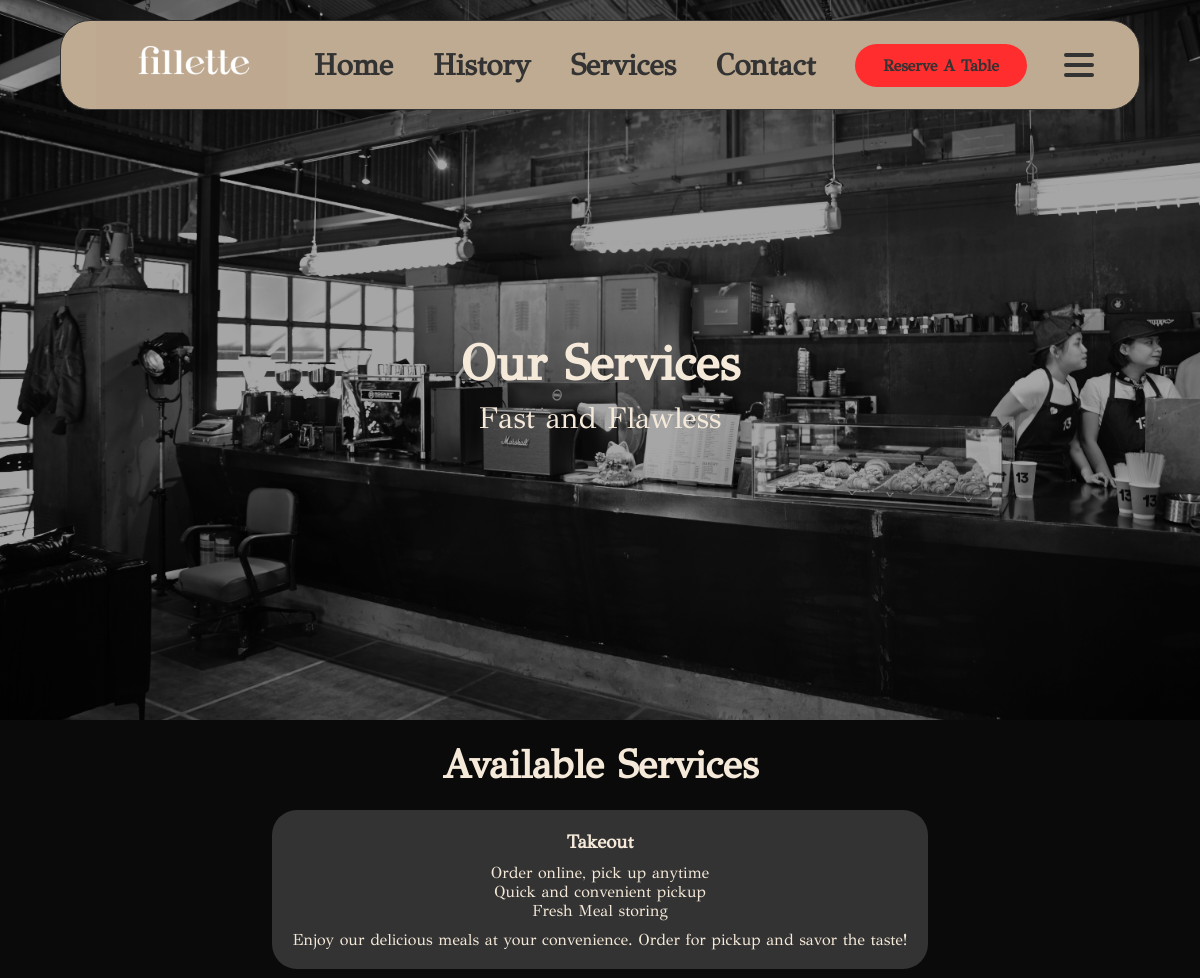
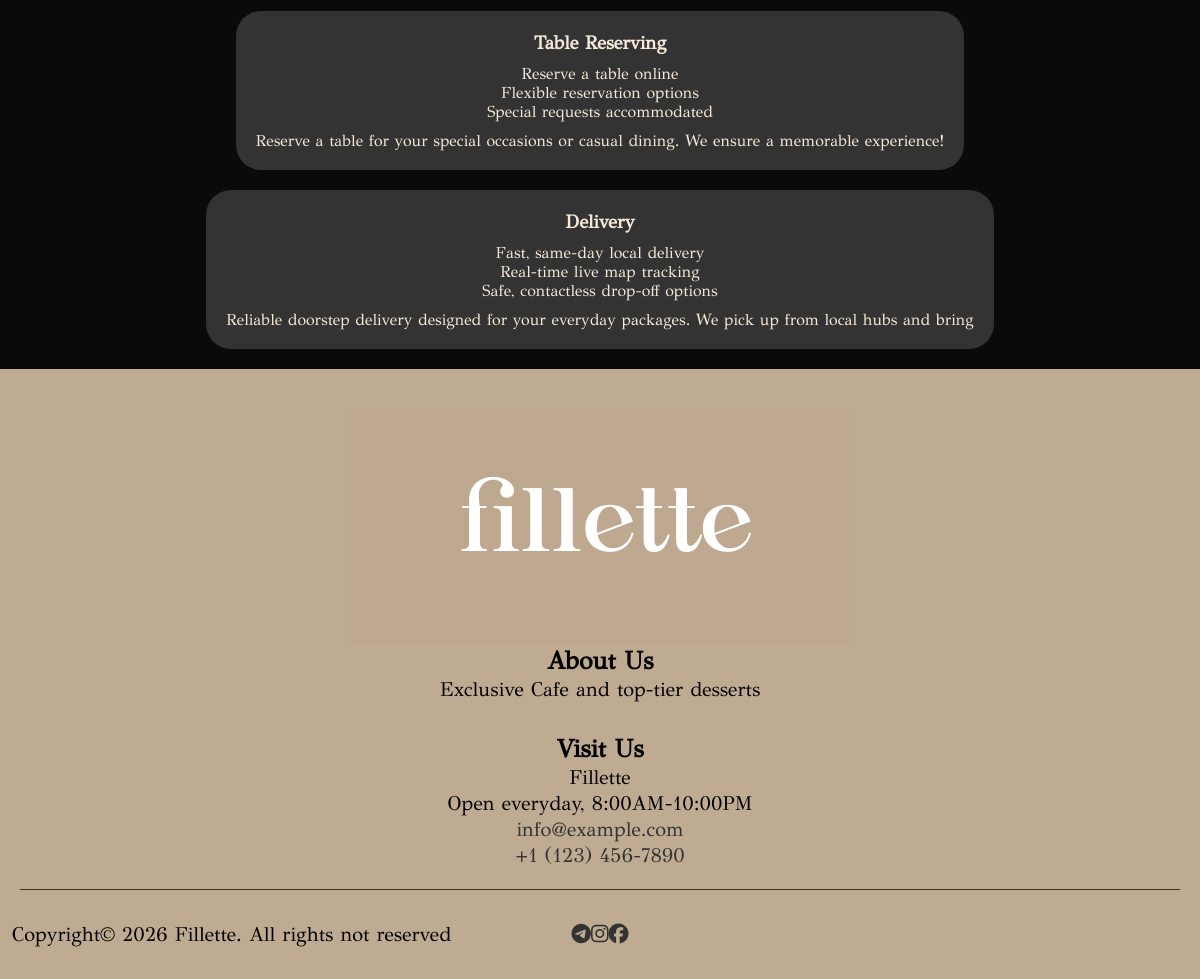
/services, run on the app's committed database (2 pictures, top to bottom).
### MainFuncts/models.py (models this page shows, shortened)
class Services(models.Model):
    name = models.CharField(max_length=100)
    feature_1 = models.CharField(max_length=80)
    feature_2 = models.CharField(max_length=80)
    feature_3 = models.CharField(max_length=80)
    description = models.TextField(max_length=200)

### MainFuncts/views.py (the view)
# urls.py: path('services', views.services, name='services'),
def services(request):
    services = Services.objects.all()
    context = {
        'services': services
    }
    return render(request, 'services.html', context)

### templates/services.html (shortened to what this page needs)
{% load static %}
<!doctype html>
<html lang="en">
  <head>
    <link rel="stylesheet" href="{% static 'css/services.css' %}" />
  </head>
  <body>
    <section class="services-hero">
      <header>
        <nav class="navbar">
          <div class="logo">
            <a href="{% url 'home' %}">
              <img
                class="logo-img"
                src="{% static 'images/logo.png' %}"
                alt="Logo"
              />
            </a>
          </div>
          <ul class="nav-links" id="nav-links-menu">
            <li><a href="{% url 'home' %}">Home</a></li>
            <li><a href="{% url 'about' %}">History</a></li>
            <li><a href="#">Services</a></li>
            <li><a href="#">Contact</a></li>
          </ul>
          <a href="#" class="reserve-btn">Reserve A Table</a>
          <button class="nav-toggle" id="nav-toggle">
            <span class="bar"></span>
          </button>
        </nav>
      </header>
      <div class="services-hero-content">
        <h1>Our Services</h1>
        <p>Fast and Flawless</p>
      </div>
    </section>
    <section class="actual-services">
      <h1>Available Services</h1>
      <div class="services-container">
        {% for service in services %}
        <div class="delivery-service">
          <h3>{{ service.name }}</h3>
          <ul>
            <li>{{ service.feature_1 }}</li>
            <li>{{ service.feature_2 }}</li>
            <li>{{ service.feature_3 }}</li>
          </ul>
          <p>{{ service.description }}</p>
        </div>
        {% endfor %}
      </div>
    </section>
    <footer class="site-footer">
      <div class="footer-container">
        <div>
          <div class="logo-footer">
            <a href="{% url 'home' %}">
              <img
                class="logo-img"
                src="{% static 'images/logo.png' %}"
                alt="Logo"
              />
            </a>
          </div>
          <div class="about-us">
            <h3>About Us</h3>
            <p>Exclusive Cafe and top-tier desserts</p>
          </div>
          <div class="visit-info">
            <h3>Visit Us</h3>
            <ul>
              <li>Fillette</li>
              <li>Open everyday, 8:00AM-10:00PM</li>
              <li><a href="mailto:info@example.com">info@example.com</a></li>
              <li><a href="tel:+11234567890">+1 (123) 456-7890</a></li>
            </ul>
          </div>
        </div>
      </div>
      <div class="bottom-footer">
        <div class="footer-content">
          <p>Copyright&copy; 2026 Fillette. All rights not reserved</p>
          <div class="footer-brand-logos">
            <a href="https://t.me/lol_wave"
              ><i class="fa-brands fa-telegram"></i
            ></a>
            <a href="https://www.instagram.com/lol_wav3"
              ><i class="fa-brands fa-instagram"></i
            ></a>
            <a href="https://www.facebook.com/lol_wav3"
              ><i class="fa-brands fa-facebook"></i
            ></a>
          </div>
        </div>
      </div>
    </footer>
  </body>
</html>

### static/css/services.css (style rules this page uses)
* { margin: 0; padding: 0; box-sizing: border-box; }
html { scroll-behavior: smooth; }
body { font-family: "Custom", sans-serif; overflow-x: hidden; }
.navbar { position: fixed; z-index: 998; top: 20px; left: 50%; transform: translateX(-50%); width: 90%; height: 90px; display: flex; align-items: center; padding: 0 35px; background: #bfab91; border-radius: 30px; border: 1px solid #333; overflow: hidden; }
.logo { flex-shrink: 0; }
.logo-img { height: 90px; display: block; }
.nav-links { list-style: none; display: flex; align-items: center; gap: 40px; margin-left: auto; }
.nav-links a { text-decoration: none; color: #333; font-size: 30px; font-weight: 600; transition: 0.25s; }
.reserve-btn { margin-left: 40px; display: inline-flex; align-items: center; justify-content: center; padding: 12px 28px; border: none; border-radius: 999px; background: #ff2d2d; color: #333; text-decoration: none; font-size: 16px; font-weight: 600; cursor: pointer; transition: 0.25s; margin-right: auto; }
.nav-toggle { background: none; border: none; cursor: pointer; padding: 10px; }
.bar { display: block; position: relative; width: 30px; height: 4px; background-color: #333; border-radius: 2px; transition: background-color 0.3s ease; }
.bar::before, .bar::after { content: ""; position: absolute; left: 0; width: 100%; height: 4px; background-color: #333; border-radius: 2px; }
.bar::before { top: -10px; }
.bar::after { bottom: -10px; }
.site-footer { background-color: #bfab91; padding: 40px 20px 20px 20px; }
.footer-container { display: flex; align-items: center; justify-content: center; border-bottom-color: #333; }
.logo-footer { position: relative; }
.logo-footer img { width: 500px; height: fit-content; }
.about-us { position: relative; text-align: center; }
.about-us h3 { font-size: 25px; }
.about-us p { font-size: 20px; font-weight: 100; }
.visit-info { margin-top: 30px; text-align: center; text-decoration: none; }
.visit-info h3 { font-size: 25px; }
.visit-info ul { list-style-type: none; font-size: 20px; }
.visit-info ul li a { color: #333; text-decoration: none; }
.bottom-footer { display: flex; height: 70px; align-items: center; justify-content: center; border-top: 1px solid #333; padding-top: 20px; margin-top: 20px; }
.footer-content { display: flex; align-items: center; font-size: 20px; }
.footer-content p { position: absolute; left: 1%; }
.footer-brand-logos { display: flex; justify-content: center; }
.footer-brand-logos a { text-decoration: none; color: #333; }
.services-hero-content { position: relative; text-align: center; margin-top: 50px; color: #f5e9d9; }
.services-hero-content h1 { font-size: 50px; margin-bottom: 5px; }
.services-hero-content p { font-size: 30px; font-weight: 100; }
.services-hero { position: relative; width: 100%; height: 90vh; background-image: linear-gradient(rgba(0, 0, 0, 0.35), rgba(0, 0, 0, 0.35)), url("../images/services-hero.jpg"); background-size: cover; background-position: center; display: flex; align-items: center; justify-content: center; }
.services-container { display: flex; flex-wrap: wrap; justify-content: center; margin-top: 20px; gap: 20px; }
.actual-services h1 { text-align: center; font-size: 40px; margin-bottom: 20px; color: #f5e9d9; }
.actual-services { justify-content: center; margin-top: 0; gap: 20px; background-color: rgb(10, 10, 10); color: #f5e9d9; padding: 20px; }
.actual-services div div { padding: 20px; background-color: #333; border-radius: 25px; text-align: center; }
.actual-services div div ul { margin-top: 10px; margin-bottom: 10px; list-style-type: none; }

### data on the page
Services: name "Takeout", feature_1 "Order online, pick up anytime", feature_2 "Quick and convenient pickup", feature_3 "Fresh Meal storing", description "Enjoy our delicious meals at your convenience. Order for pickup and savor the taste!"
Services: name "Table Reserving", feature_1 "Reserve a table online", feature_2 "Flexible reservation options", feature_3 "Special requests accommodated", description "Reserve a table for your special occasions or casual dining. We ensure a memorable experience!"
Services: name "Delivery", feature_1 "Fast, same-day local delivery", feature_2 "Real-time live map tracking", feature_3 "Safe, contactless drop-off options", description "Reliable doorstep delivery designed for your everyday packages. We pick up from local hubs and bring"
